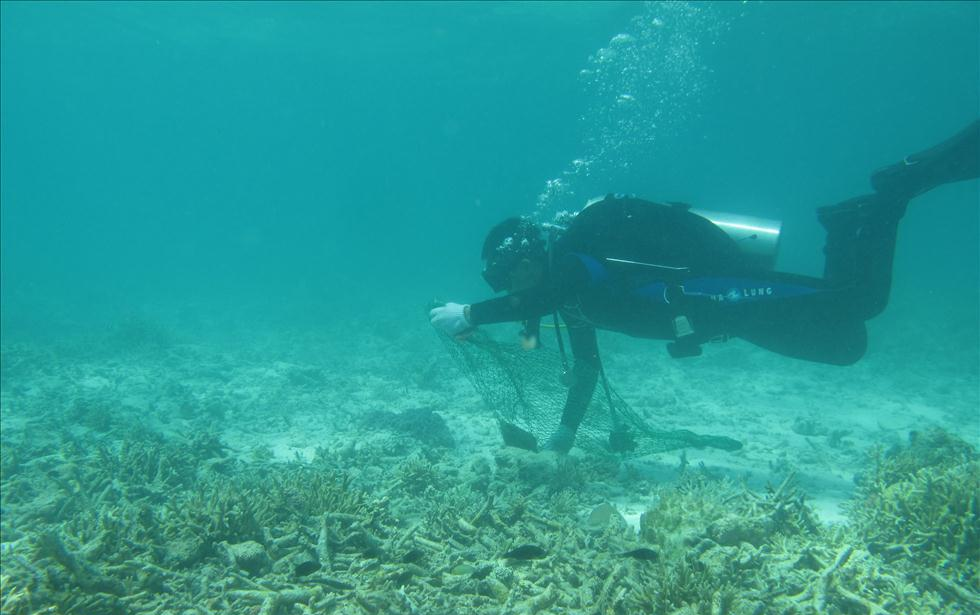
#> input picture applications/onnx/input.png, 980 x 615 px, given in place of the camera
$ python uav_live_navigation.py
#> lines starting #> are read from the running program, lines starting #| are printed output that depends on the picture
import cv2
import numpy as np
from scipy import stats
from skimage.color import rgb2hsv, hsv2rgb, rgb2lab, lab2rgb

# Configuration settings
CONFIG = {
    'block_size': 9,
    'gimfilt_radius': 30,
    'eps': 1e-2,
    'rb_compensation_flag': 0,  # 0: Compensate both Red and Blue, 1: Compensate only Red
    'enhancement_strength': 0.6,  # Control enhancement intensity
}

# Set numpy to ignore overflow warnings
np.seterr(over='ignore')

# Guided Filter Class
class GuidedFilter:
    """Guided filter for image processing to refine transmission maps while preserving edges."""
    def __init__(self, input_image, radius=5, epsilon=0.4):
        self._radius = 2 * radius + 1
        self._epsilon = epsilon
        self._input_image = self._to_float_img(input_image)
        self._init_filter()

    def _to_float_img(self, img):
        if img.dtype == np.float32:
            return img
        return img.astype(np.float32) / 255.0

    def _init_filter(self):
        img = self._input_image
        r = self._radius
        eps = self._epsilon
        ir, ig, ib = img[:, :, 0], img[:, :, 1], img[:, :, 2]
        ksize = (r, r)
        self._ir_mean = cv2.blur(ir, ksize)
        self._ig_mean = cv2.blur(ig, ksize)
        self._ib_mean = cv2.blur(ib, ksize)
        irr = cv2.blur(ir * ir, ksize) - self._ir_mean ** 2 + eps
        irg = cv2.blur(ir * ig, ksize) - self._ir_mean * self._ig_mean
        irb = cv2.blur(ir * ib, ksize) - self._ir_mean * self._ib_mean
        igg = cv2.blur(ig * ig, ksize) - self._ig_mean ** 2 + eps
        igb = cv2.blur(ig * ib, ksize) - self._ig_mean * self._ib_mean
        ibb = cv2.blur(ib * ib, ksize) - self._ib_mean ** 2 + eps
        det = irr * (igg * ibb - igb * igb) - irg * (irg * ibb - igb * irb) + irb * (irg * igb - igg * irb)
        self._irr_inv = (igg * ibb - igb * igb) / det
        self._irg_inv = -(irg * ibb - igb * irb) / det
        self._irb_inv = (irg * igb - igg * irb) / det
        self._igg_inv = (irr * ibb - irb * irb) / det
        self._igb_inv = -(irr * igb - irb * irg) / det
        self._ibb_inv = (irr * igg - irg * irg) / det

    def _compute_coefficients(self, input_p):
        r = self._radius
        ksize = (r, r)
        ir, ig, ib = self._input_image[:, :, 0], self._input_image[:, :, 1], self._input_image[:, :, 2]
        p_mean = cv2.blur(input_p, ksize)
        ipr_cov = cv2.blur(ir * input_p, ksize) - self._ir_mean * p_mean
        ipg_cov = cv2.blur(ig * input_p, ksize) - self._ig_mean * p_mean
        ipb_cov = cv2.blur(ib * input_p, ksize) - self._ib_mean * p_mean
        ar = self._irr_inv * ipr_cov + self._irg_inv * ipg_cov + self._irb_inv * ipb_cov
        ag = self._irg_inv * ipr_cov + self._igg_inv * ipg_cov + self._igb_inv * ipb_cov
        ab = self._irb_inv * ipr_cov + self._igb_inv * ipg_cov + self._ibb_inv * ipb_cov
        b = p_mean - ar * self._ir_mean - ag * self._ig_mean - ab * self._ib_mean
        return cv2.blur(ar, ksize), cv2.blur(ag, ksize), cv2.blur(ab, ksize), cv2.blur(b, ksize)

    def _compute_output(self, ab):
        ar_mean, ag_mean, ab_mean, b_mean = ab
        ir, ig, ib = self._input_image[:, :, 0], self._input_image[:, :, 1], self._input_image[:, :, 2]
        return ar_mean * ir + ag_mean * ig + ab_mean * ib + b_mean

    def filter(self, input_p):
        p_32f = self._to_float_img(input_p)
        ab = self._compute_coefficients(p_32f)
        return self._compute_output(ab)

# Colour Correction Class
class ColourCorrection:
    """Handles underwater image color correction by compensating for color casts and estimating depth."""
    def __init__(self, block_size=CONFIG['block_size'], gimfilt_radius=CONFIG['gimfilt_radius'], eps=CONFIG['eps']):
        self.block_size = block_size
        self.gimfilt_radius = gimfilt_radius
        self.eps = eps

    def _compensate_rb(self, image, flag):
        b, g, r = cv2.split(image.astype(np.float64))
        min_r, max_r = np.min(r), np.max(r)
        min_g, max_g = np.min(g), np.max(g)
        min_b, max_b = np.min(b), np.max(b)
        if max_r == min_r or max_g == min_g or max_b == min_b:
            return image
        r = (r - min_r) / (max_r - min_r)
        g = (g - min_g) / (max_g - min_g)
        b = (b - min_b) / (max_b - min_b)
        mean_r, mean_g, mean_b = np.mean(r), np.mean(g), np.mean(b)
        compensation_strength = 0.4
        if flag == 0:
            r = (r + compensation_strength * (mean_g - mean_r) * (1 - r) * g) * max_r
            b = (b + compensation_strength * (mean_g - mean_b) * (1 - b) * g) * max_b
            g = g * max_g
        elif flag == 1:
            r = (r + compensation_strength * (mean_g - mean_r) * (1 - r) * g) * max_r
            g = g * max_g
            b = b * max_b
        return cv2.merge([np.clip(b, 0, 255).astype(np.uint8),
                         np.clip(g, 0, 255).astype(np.uint8),
                         np.clip(r, 0, 255).astype(np.uint8)])

    def _estimate_background_light(self, img, depth_map):
        img = img.astype(np.float32) / 255.0 if img.dtype == np.uint8 else img
        height, width = img.shape[:2]
        n_bright = int(np.ceil(0.001 * height * width))
        indices = np.argpartition(depth_map.ravel(), -n_bright)[-n_bright:]
        candidates = img.reshape(-1, 3)[indices]
        magnitudes = np.linalg.norm(candidates, axis=1)
        sorted_indices = np.argsort(magnitudes)[::-1]
        top_n = 10
        top_candidates = candidates[sorted_indices[:top_n]]
        atmospheric_light = np.mean(top_candidates, axis=0) * 255.0
        return atmospheric_light

    def _compute_depth_map(self, img):
        img = img.astype(np.float32) / 255.0
        x_1 = np.maximum(img[:, :, 0], img[:, :, 1])
        x_2 = img[:, :, 2]
        return 0.51157954 + 0.50516165 * x_1 - 0.90511117 * x_2

    def _compute_min_depth(self, img, background_light):
        img = img.astype(np.float32) / 255.0
        background_light = background_light / 255.0
        max_values = np.max(np.abs(img - background_light), axis=(0, 1)) / np.maximum(background_light, 1 - background_light)
        return 1 - np.max(max_values)

    def _global_stretching_depth(self, img_l):
        flat = img_l.ravel()
        indices = np.argsort(flat)
        i_min, i_max = flat[indices[len(flat)//1000]], flat[indices[-len(flat)//1000]]
        result = np.clip((img_l - i_min) / (i_max - i_min + 1e-10), 0, 1)
        return cv2.GaussianBlur(result, (3, 3), 0.5)

    def _get_rgb_transmission(self, depth_map):
        return 0.98 ** depth_map, 0.97 ** depth_map, 0.88 ** depth_map

    def _refine_transmission_map(self, transmission_b, transmission_g, transmission_r, img):
        guided_filter = GuidedFilter(img, self.gimfilt_radius, self.eps)
        transmission = np.stack([
            guided_filter.filter(transmission_b),
            guided_filter.filter(transmission_g),
            guided_filter.filter(transmission_r)
        ], axis=-1)
        return transmission

    def _compute_scene_radiance(self, img, transmission, atmospheric_light):
        img = img.astype(np.float32)
        min_transmission = 0.2
        transmission = np.maximum(transmission, min_transmission)
        scene_radiance = (img - atmospheric_light) / transmission + atmospheric_light
        return np.clip(scene_radiance, 0, 255).astype(np.uint8)

    def process(self, img, rb_compensation_flag=CONFIG['rb_compensation_flag']):
        img_compensated = self._compensate_rb(img, rb_compensation_flag)
        depth_map = self._compute_depth_map(img_compensated)
        depth_map = self._global_stretching_depth(depth_map)
        guided_filter = GuidedFilter(img_compensated, self.gimfilt_radius, self.eps)
        refined_depth_map = guided_filter.filter(depth_map)
        refined_depth_map = np.clip(refined_depth_map, 0, 1)
        atmospheric_light = self._estimate_background_light(img_compensated, depth_map)
        d_0 = self._compute_min_depth(img_compensated, atmospheric_light)
        d_f = 6 * (depth_map + d_0)
        transmission_b, transmission_g, transmission_r = self._get_rgb_transmission(d_f)
        transmission = self._refine_transmission_map(transmission_b, transmission_g, transmission_r, img_compensated)
        return self._compute_scene_radiance(img_compensated, transmission, atmospheric_light)

# Image Enhancement Functions
def cal_equalisation(img, ratio):
    return np.clip(img * ratio, 0, 255)

# [17 lines left out: functions rgb_equalisation, stretch_range, not called in this run]

def global_stretching_ab(a, height, width):
    return a * (1.05 ** (1 - np.abs(a / 128)))

def basic_stretching(img):
    img = img.astype(np.float64)
    min_vals = np.percentile(img, 2, axis=(0,1))
    max_vals = np.percentile(img, 98, axis=(0,1))
    range_vals = max_vals - min_vals
    min_range = 50
    mask = range_vals < min_range
    max_vals[mask] = min_vals[mask] + min_range
    img = np.clip((img - min_vals) * 255 / (max_vals - min_vals + 1e-10), 0, 255)
    return img.astype(np.uint8)

def global_stretching_luminance(img_l, height, width):
    flat = img_l.ravel()
    indices = np.argsort(flat)
    i_min, i_max = flat[indices[len(flat)//50]], flat[indices[-len(flat)//50]]
    if i_max == i_min:
        i_min, i_max = flat.min(), flat.max()
        if i_max == i_min:
            return img_l
    return np.clip((img_l - i_min) * 95 / (i_max - i_min + 1e-10), 0, 100)

def lab_stretching(scene_radiance):
    scene_radiance = np.clip(scene_radiance, 0, 255).astype(np.uint8)
    original = scene_radiance.copy()
    img_lab = rgb2lab(scene_radiance)
    l, a, b = img_lab[:, :, 0], img_lab[:, :, 1], img_lab[:, :, 2]
    img_lab[:, :, 0] = global_stretching_luminance(l, *scene_radiance.shape[:2])
    img_lab[:, :, 1] = global_stretching_ab(a, *scene_radiance.shape[:2])
    img_lab[:, :, 2] = global_stretching_ab(b, *scene_radiance.shape[:2])
    enhanced = lab2rgb(img_lab) * 255
    blend_factor = CONFIG['enhancement_strength']
    result = blend_factor * enhanced + (1 - blend_factor) * original
    return result

# [27 lines left out: functions global_stretching_advanced, relative_stretching, not called in this run]

def image_enhancement(scene_radiance):
    if scene_radiance.shape[2] == 3:
        scene_radiance = cv2.cvtColor(scene_radiance, cv2.COLOR_BGR2RGB)
    if np.max(scene_radiance) == np.min(scene_radiance):
        return scene_radiance
    original = scene_radiance.copy()
    scene_radiance = scene_radiance.astype(np.float64)
    scene_radiance = basic_stretching(scene_radiance)
    scene_radiance = lab_stretching(scene_radiance)
    final_blend = 0.8
    result = final_blend * scene_radiance + (1 - final_blend) * original
    return np.clip(result, 0, 255).astype(np.uint8)

# Process frame function
def process_frame(frame, colour_corrector):
    corrected_frame = colour_corrector.process(frame)
    enhanced_frame = image_enhancement(corrected_frame)
    return cv2.cvtColor(enhanced_frame, cv2.COLOR_RGB2BGR)

# Main function for live feed processing
def main_live_feed():
    """Main function to process live camera feed for underwater navigation."""
    # Initialize video capture (0 for default camera, adjust if needed)
    cap = cv2.VideoCapture(0)
    if not cap.isOpened():
        print("Error: Could not open camera.")
        return

    # Initialize colour corrector
    colour_corrector = ColourCorrection()

    print("Starting live feed processing. Press Ctrl+C to quit.")
    while True:
        ret, frame = cap.read()
#> frame is the input picture: shape (615, 980, 3); mean B, G, R 150.6, 154.9, 39.5
        if not ret:
            print("Error: Failed to capture frame.")
            break

        # Process the frame
        processed_frame = process_frame(frame, colour_corrector)
#> in _compensate_rb, `b, g, r = cv2.split(image.astype(np.float64))`:
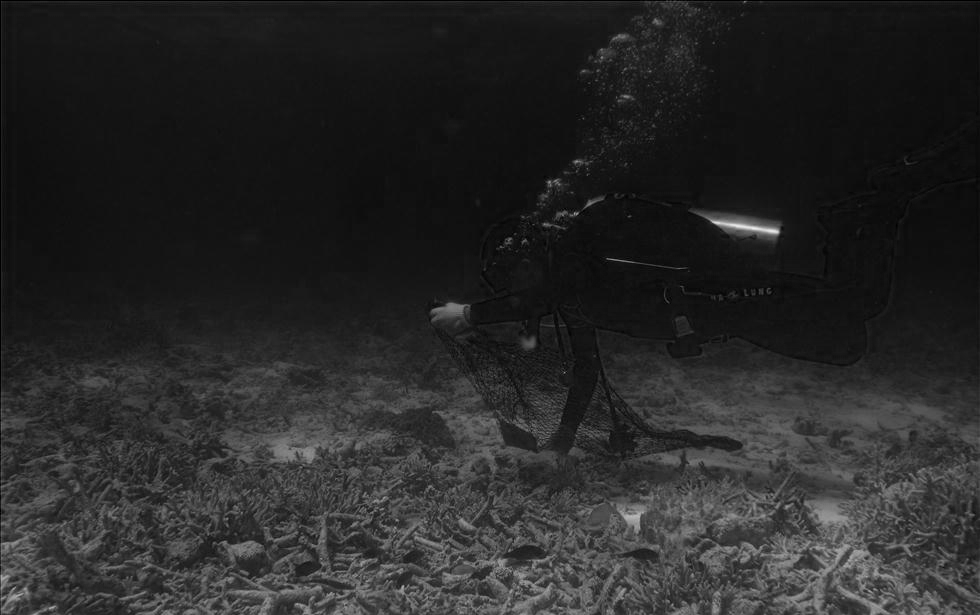
#> r: shape (615, 980) float64; min 0, max 236, mean 39.5
#> in _compensate_rb, `min_r, max_r = np.min(r), np.max(r)`: min_r = 0; max_r = 236
#> in _compensate_rb, `min_g, max_g = np.min(g), np.max(g)`: min_g = 77; max_g = 255
#> in _compensate_rb, `min_b, max_b = np.min(b), np.max(b)`: min_b = 44; max_b = 255
#> in _compensate_rb, `b = (b - min_b) / (max_b - min_b)`:
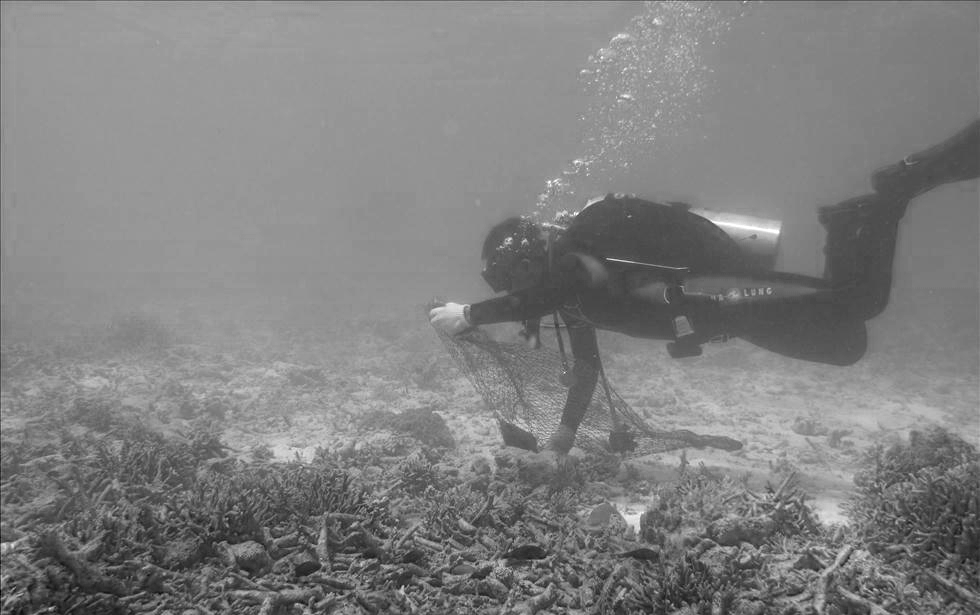
#> b: shape (615, 980) float64; min 0, max 1, mean 0.505
#> in _compensate_rb, `mean_r, mean_g, mean_b = np.mean(r), np.mean(g), np.mean(b)`: mean_r = 0.167; mean_g = 0.438; mean_b = 0.505
#> in _compute_depth_map, `return 0.51157954 + 0.50516165 * x_1 - 0.90511117 * x_2`:
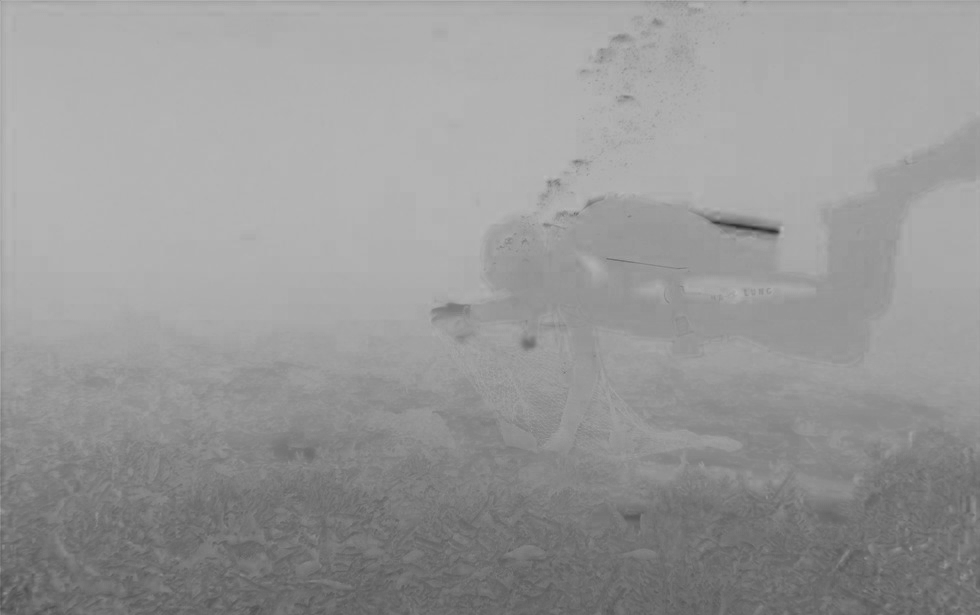
#> returned value: shape (615, 980) float32; min 0.179, max 0.732, mean 0.599
#> in _global_stretching_depth, `i_min, i_max = flat[indices[len(flat)//1000]], flat[indices[-len(flat)..`: i_min = 0.36; i_max = 0.712
#> in _compute_output, `ar_mean, ag_mean, ab_mean, b_mean = ab`:
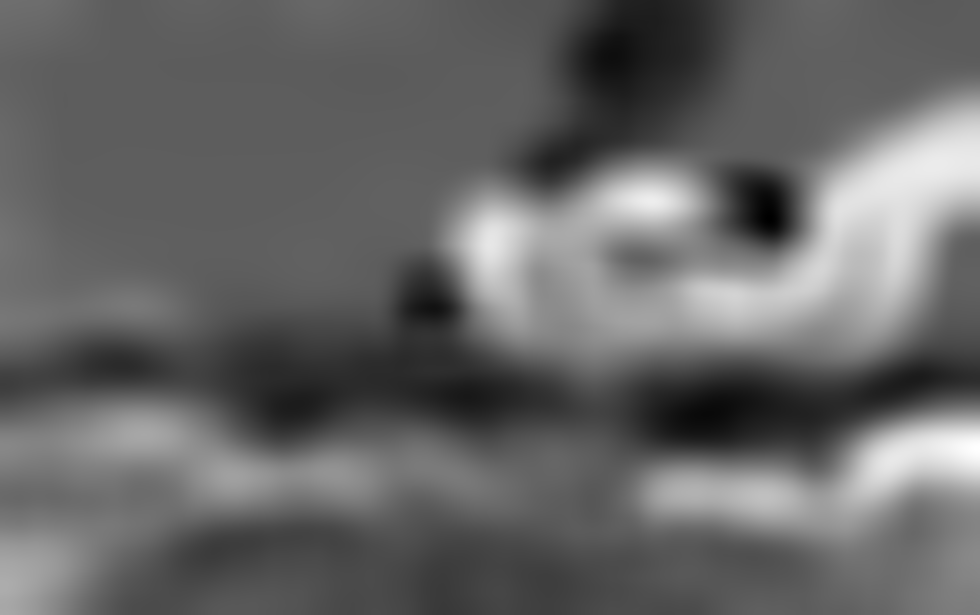
#> ar_mean: shape (615, 980) float32; min -0.152, max 0.257, mean 0.0127; drawn with min black and max white
#> in _compute_output, `ar_mean, ag_mean, ab_mean, b_mean = ab`:
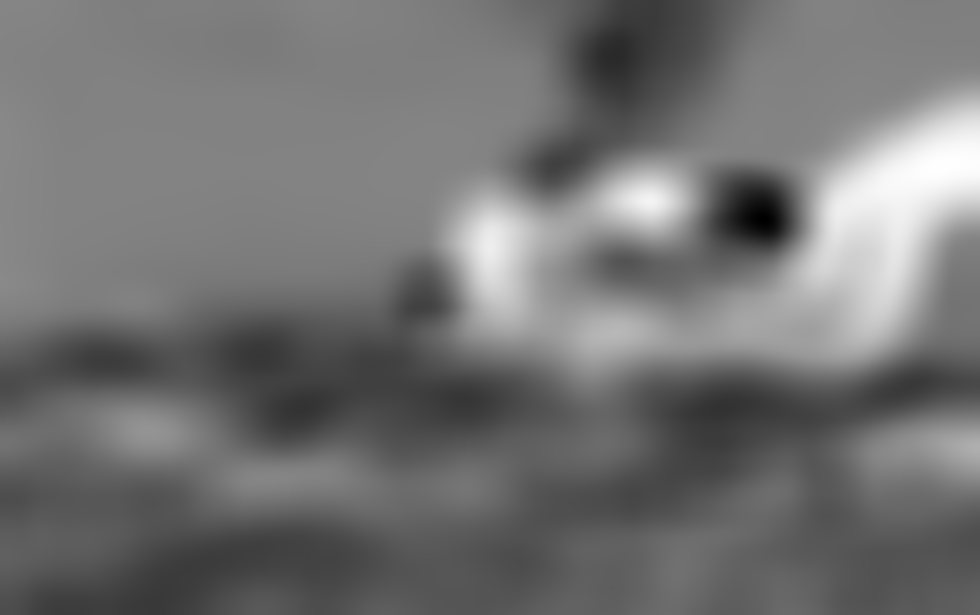
#> ag_mean: shape (615, 980) float32; min -0.295, max 0.275, mean -0.0382; drawn with min black and max white
#> in _compute_output, `ar_mean, ag_mean, ab_mean, b_mean = ab`:
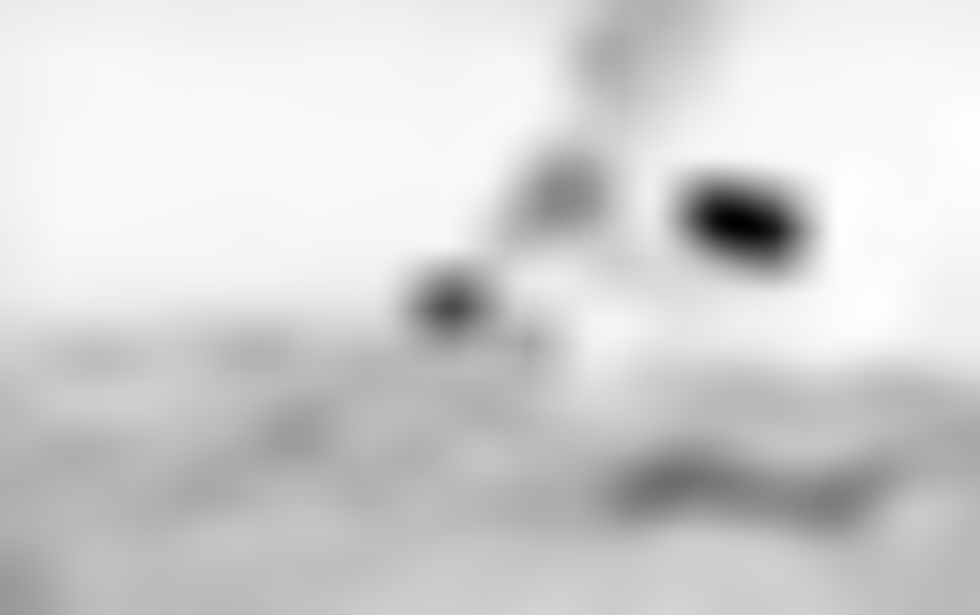
#> ab_mean: shape (615, 980) float32; min -0.678, max 0.0149, mean -0.107; drawn with min black and max white
#> in _compute_output, `ar_mean, ag_mean, ab_mean, b_mean = ab`:
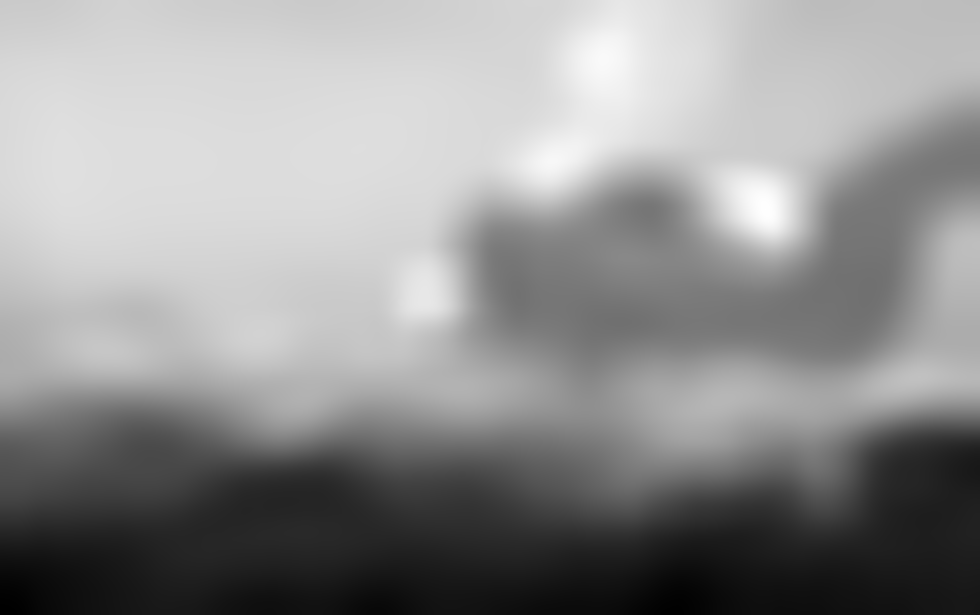
#> b_mean: shape (615, 980) float32; min 0.223, max 1.1, mean 0.724; drawn with min black and max white
#> in _estimate_background_light, `indices = np.argpartition(depth_map.ravel(), -n_bright)[-n_bright:]`: indices = 603 values, max 191108 at index 3, min 110749 at index 491, mean 160026.3
#> in _estimate_background_light, `candidates = img.reshape(-1, 3)[indices]`: candidates = 603 rows, first 8: [0.573, 0.443, 0.098], [0.573, 0.443, 0.098], [0.573, 0.443, 0.098], [0.565, 0.435, 0.0902], [0.561, 0.431, 0.0902], [0.573, 0.443, 0.098], [0.573, 0.443, 0.098], [0.573, 0.443, 0.098]
#> in _estimate_background_light, `magnitudes = np.linalg.norm(candidates, axis=1)`: magnitudes = 603 values, max 0.74 at index 24, min 0.713 at index 4, mean 0.731
#> in _estimate_background_light, `sorted_indices = np.argsort(magnitudes)[::-1]`: sorted_indices = 603 values, max 602 at index 240, min 0 at index 439, mean 301
#> in _estimate_background_light, `top_candidates = candidates[sorted_indices[:top_n]]`: top_candidates = [[0.584, 0.443, 0.102], [0.584, 0.443, 0.102], [0.584, 0.443, 0.102], [0.584, 0.443, 0.102], [0.584, 0.443, 0.102], [0.584, 0.443, 0.102], [0.584, 0.443, 0.102], [0.584, 0.443, 0.102], [0.584, 0.443, 0.102], [0.573, 0.455, 0.098]]
#> in _estimate_background_light, `atmospheric_light = np.mean(top_candidates, axis=0) * 255.0`: atmospheric_light = [148.7, 113.3, 25.9]
#> in _compute_min_depth, `background_light = background_light / 255.0`: background_light = [0.583, 0.444, 0.102]
#> in _compute_min_depth, `max_values = np.max(np.abs(img - background_light), axis=(0, 1)) / np...`: max_values = [1, 1, 0.917]
#> in process, `d_0 = self._compute_min_depth(img_compensated, atmospheric_light)`: d_0 = 0
#> in basic_stretching, `min_vals = np.percentile(img, 2, axis=(0,1))`: min_vals = [12, 23, 54]
#> in basic_stretching, `max_vals = np.percentile(img, 98, axis=(0,1))`: max_vals = [140, 191, 178]
#> in basic_stretching, `range_vals = max_vals - min_vals`: range_vals = [128, 168, 124]
#> in basic_stretching, `mask = range_vals < min_range`: mask = [False, False, False]
#> in global_stretching_luminance, `i_min, i_max = flat[indices[len(flat)//50]], flat[indices[-len(flat)//..`: i_min = 1.36; i_max = 98.32

        # Display the processed frame
        cv2.imshow('Underwater Navigation - Live Feed', processed_frame)

        # Exit on Ctrl+C
        cv2.waitKey(1)

    # Cleanup
    cap.release()
    cv2.destroyAllWindows()
    print("Live feed processing stopped.")

if __name__ == '__main__':
    main_live_feed()
